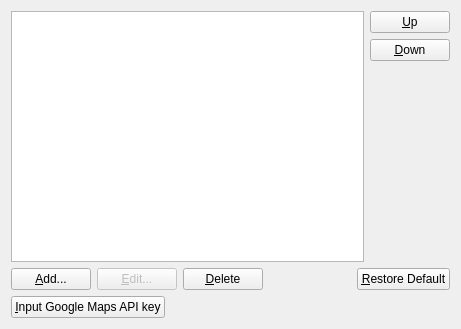
<?xml version="1.0" encoding="UTF-8"?>
<ui version="4.0">
 <class>PreferencePageTms</class>
 <widget class="QWidget" name="PreferencePageTms">
  <property name="geometry">
   <rect>
    <x>0</x>
    <y>0</y>
    <width>461</width>
    <height>329</height>
   </rect>
  </property>
  <property name="windowTitle">
   <string>Form</string>
  </property>
  <layout class="QVBoxLayout" name="verticalLayout_2">
   <item>
    <layout class="QHBoxLayout" name="horizontalLayout">
     <item>
      <widget class="QListWidget" name="listWidget"/>
     </item>
     <item>
      <layout class="QVBoxLayout" name="verticalLayout">
       <item>
        <widget class="QPushButton" name="upButton">
         <property name="text">
          <string>&amp;Up</string>
         </property>
        </widget>
       </item>
       <item>
        <widget class="QPushButton" name="downButton">
         <property name="text">
          <string>&amp;Down</string>
         </property>
        </widget>
       </item>
       <item>
        <spacer name="verticalSpacer">
         <property name="orientation">
          <enum>Qt::Vertical</enum>
         </property>
         <property name="sizeHint" stdset="0">
          <size>
           <width>20</width>
           <height>40</height>
          </size>
         </property>
        </spacer>
       </item>
      </layout>
     </item>
    </layout>
   </item>
   <item>
    <layout class="QHBoxLayout" name="horizontalLayout_2">
     <item>
      <widget class="QPushButton" name="addButton">
       <property name="text">
        <string>&amp;Add...</string>
       </property>
      </widget>
     </item>
     <item>
      <widget class="QPushButton" name="editButton">
       <property name="enabled">
        <bool>false</bool>
       </property>
       <property name="text">
        <string>&amp;Edit...</string>
       </property>
      </widget>
     </item>
     <item>
      <widget class="QPushButton" name="deleteButton">
       <property name="text">
        <string>&amp;Delete</string>
       </property>
      </widget>
     </item>
     <item>
      <spacer name="horizontalSpacer">
       <property name="orientation">
        <enum>Qt::Horizontal</enum>
       </property>
       <property name="sizeHint" stdset="0">
        <size>
         <width>40</width>
         <height>20</height>
        </size>
       </property>
      </spacer>
     </item>
     <item>
      <widget class="QPushButton" name="defaultButton">
       <property name="text">
        <string>&amp;Restore Default</string>
       </property>
      </widget>
     </item>
    </layout>
   </item>
   <item>
    <layout class="QHBoxLayout" name="horizontalLayout_3">
     <item>
      <widget class="QPushButton" name="googleMapsButton">
       <property name="text">
        <string>&amp;Input Google Maps API key</string>
       </property>
      </widget>
     </item>
     <item>
      <widget class="QLabel" name="googleMapsHintLabel">
       <property name="toolTip">
        <string>&lt;html&gt;&lt;head/&gt;&lt;body&gt;&lt;p&gt;Google Maps Platform now need API key to use Google Maps through iRIC. Please get your own Google Maps API key and input here, to use Google Maps images as background images on Pre-processor and on 2D Post-Processing Windows.&lt;/p&gt;&lt;/body&gt;&lt;/html&gt;</string>
       </property>
       <property name="text">
        <string/>
       </property>
       <property name="pixmap">
        <pixmap resource="../../guibase/guibase.qrc">:/libs/guibase/images/iconQuestion.svg</pixmap>
       </property>
      </widget>
     </item>
     <item>
      <spacer name="horizontalSpacer_2">
       <property name="orientation">
        <enum>Qt::Horizontal</enum>
       </property>
       <property name="sizeHint" stdset="0">
        <size>
         <width>40</width>
         <height>20</height>
        </size>
       </property>
      </spacer>
     </item>
    </layout>
   </item>
  </layout>
 </widget>
 <resources>
  <include location="../../guibase/guibase.qrc"/>
 </resources>
 <connections/>
</ui>
